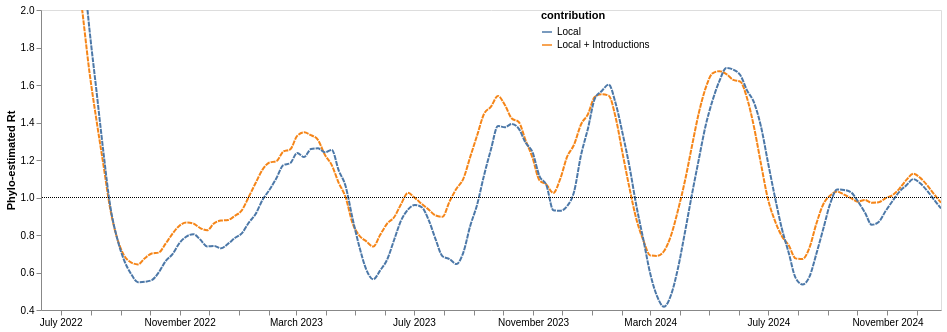

Notebook code for this chart:
### Code cell
line_simple_intro = alt.Chart(combined_rt_df).mark_line(interpolate='monotone', opacity = 1, clip = True, strokeDash=[5,1]).encode(
    alt.X('date:T', axis=alt.Axis(title="",tickCount = "month", grid=False,format="%B %Y")),
    alt.Y('mean_percent_MA',scale=alt.Scale(domain=[0.5, 2]),axis=alt.Axis(title="Phylo-estimated Rt", grid=False)),
    alt.Color("contribution", legend=alt.Legend(offset=-400, labelLimit = 400))

).properties(
    width=900,
    height=300
)


line_rt = line_simple_intro+ one_line; line_rt

### Figure 1 — Vega-Lite specification as saved in the notebook (floating-point values rounded to 4 significant figures; data arrays with more than 128 entries replaced by an {"elided": "..."} marker saying what was removed)
{"config": {"view": {"continuousWidth": 400, "continuousHeight": 300}}, "layer": [{"data": {"name": "data-e7899e9ddb9eaae86753f0e8fc4b7009"}, "mark": {"type": "line", "clip": true, "interpolate": "monotone", "opacity": 1, "strokeDash": [5, 1]}, "encoding": {"color": {"field": "contribution", "legend": {"labelLimit": 400, "offset": -400}, "type": "nominal"}, "x": {"axis": {"format": "%B %Y", "grid": false, "tickCount": "month", "title": ""}, "field": "date", "type": "temporal"}, "y": {"axis": {"grid": false, "title": "Phylo-estimated Rt"}, "field": "mean_percent_MA", "scale": {"domain": [0.5, 2]}, "type": "quantitative"}}, "height": 300, "width": 900}, {"data": {"name": "data-0f80976e06af035141dd0a0f11df9332"}, "mark": {"type": "rule", "strokeDash": [1, 1]}, "encoding": {"y": {"field": "y", "type": "quantitative"}}, "height": 300, "width": 900}], "$schema": "https://vega.github.io/schema/vega-lite/v4.17.0.json", "datasets": {"data-e7899e9ddb9eaae86753f0e8fc4b7009": {"elided": "262 records"}, "data-0f80976e06af035141dd0a0f11df9332": [{"y": 1.0}]}}
